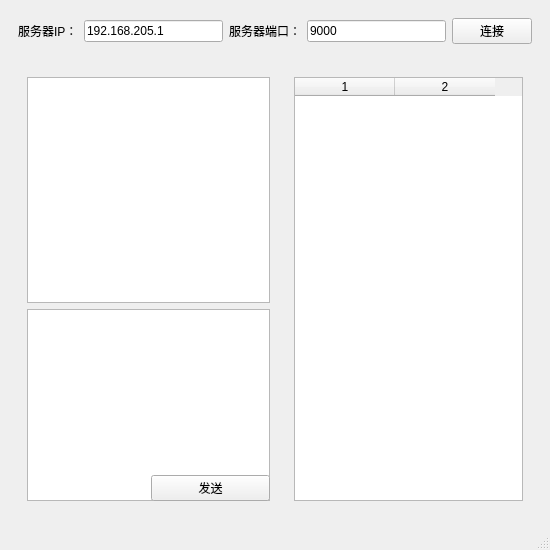
<?xml version="1.0" encoding="UTF-8"?>
<ui version="4.0">
 <class>Tcpclient</class>
 <widget class="QMainWindow" name="Tcpclient">
  <property name="geometry">
   <rect>
    <x>0</x>
    <y>0</y>
    <width>550</width>
    <height>550</height>
   </rect>
  </property>
  <property name="minimumSize">
   <size>
    <width>550</width>
    <height>550</height>
   </size>
  </property>
  <property name="maximumSize">
   <size>
    <width>16777215</width>
    <height>16777215</height>
   </size>
  </property>
  <property name="windowTitle">
   <string>Tcpclient</string>
  </property>
  <widget class="QWidget" name="centralwidget">
   <layout class="QVBoxLayout" name="verticalLayout">
    <item>
     <widget class="QWidget" name="widget_4" native="true">
      <layout class="QHBoxLayout" name="horizontalLayout_2">
       <item>
        <widget class="QLabel" name="label">
         <property name="text">
          <string>服务器IP：</string>
         </property>
        </widget>
       </item>
       <item>
        <widget class="QLineEdit" name="server_ip">
         <property name="text">
          <string>192.168.205.1</string>
         </property>
        </widget>
       </item>
       <item>
        <widget class="QLabel" name="label_2">
         <property name="text">
          <string>服务器端口：</string>
         </property>
        </widget>
       </item>
       <item>
        <widget class="QLineEdit" name="server_port">
         <property name="text">
          <string>9000</string>
         </property>
        </widget>
       </item>
       <item>
        <widget class="QPushButton" name="btn_connect">
         <property name="text">
          <string>连接</string>
         </property>
        </widget>
       </item>
      </layout>
     </widget>
    </item>
    <item>
     <widget class="QWidget" name="widget" native="true">
      <layout class="QHBoxLayout" name="horizontalLayout">
       <item>
        <widget class="QWidget" name="widget_2" native="true">
         <layout class="QGridLayout" name="gridLayout_2">
          <item row="0" column="0" colspan="2">
           <widget class="QTextEdit" name="chat_content"/>
          </item>
          <item row="1" column="0" rowspan="2" colspan="2">
           <widget class="QTextEdit" name="input"/>
          </item>
          <item row="2" column="1">
           <widget class="QPushButton" name="btn_send">
            <property name="text">
             <string>发送</string>
            </property>
           </widget>
          </item>
         </layout>
        </widget>
       </item>
       <item>
        <widget class="QWidget" name="widget_3" native="true">
         <property name="minimumSize">
          <size>
           <width>0</width>
           <height>0</height>
          </size>
         </property>
         <property name="maximumSize">
          <size>
           <width>260</width>
           <height>16777215</height>
          </size>
         </property>
         <layout class="QGridLayout" name="gridLayout">
          <item row="0" column="0">
           <widget class="QTableWidget" name="onlineUser">
            <property name="maximumSize">
             <size>
              <width>242</width>
              <height>16777215</height>
             </size>
            </property>
            <property name="rowCount">
             <number>0</number>
            </property>
            <property name="columnCount">
             <number>2</number>
            </property>
            <column/>
            <column/>
           </widget>
          </item>
         </layout>
        </widget>
       </item>
      </layout>
     </widget>
    </item>
   </layout>
  </widget>
  <widget class="QStatusBar" name="statusbar"/>
 </widget>
 <resources/>
 <connections/>
</ui>
